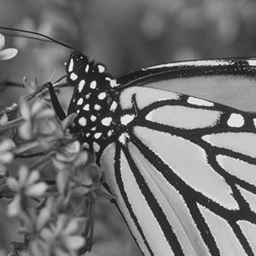
%> input picture Monarch.PNG, 256 x 256 px
$ octave Demo.m   (GNU Octave 9; MATLAB toolbox functions it lacks are replaced by stand-ins)
%> lines starting %> are read from the running program, lines starting %| are printed output that depends on the picture
### csnr.m
function s=csnr(A,B,row,col)

[n,m,ch]=size(A);

if ch==1
   e=A-B;
   e=e(row+1:n-row,col+1:m-col);
   me=mean(mean(e.^2));
   s=10*log10(255^2/me);
else
   e=A-B;
   e=e(row+1:n-row,col+1:m-col,:);
   e1=e(:,:,1);e2=e(:,:,2);e3=e(:,:,3);
   me1=mean(mean(e1.^2));
   me2=mean(mean(e2.^2));
   me3=mean(mean(e3.^2));
   mse=(me1+me2+me3)/3;
   s  = 10*log10(255^2/mse);
%    s(1)=10*log10(255^2/me1);
%    s(2)=10*log10(255^2/me2);
%    s(3)=10*log10(255^2/me3);
end


return;

### WRSC_GR_DeNoising.m
function [E_Img]   =  WRSC_GR_DeNoising( N_Img, O_Img, Par )


E_Img           = N_Img;                                                        % Estimated Image
[Height Width]  = size(E_Img);
TotalPatNum     = (Height-Par.patsize+1)*(Width-Par.patsize+1);                 %Total Patch Number in the image
Dim             = Par.patsize*Par.patsize;


[Neighbor_arr Num_arr Self_arr] =	NeighborIndex(N_Img, Par);                  % PreCompute the all the patch index in the searching window
            NL_mat              =   zeros(Par.patnum,length(Num_arr));          % NL Patch index matrix
            CurPat              =	zeros( Dim, TotalPatNum );
            Sigma_arr           =   zeros( 1, TotalPatNum);
            EPat                =   zeros( size(CurPat) );
            W                   =   zeros( size(CurPat) );
AllPSNR     =  zeros(1,Par.Iter );
for iter = 1 : Par.Iter
    E_Img             	=	E_Img + Par.delta*(N_Img - E_Img);
    [CurPat Sigma_arr]	=	Im2Patch( E_Img, N_Img, Par );                      % image to patch and estimate local noise variance

    if (mod(iter-1,Par.Innerloop)==0)
        Par.patnum = Par.patnum-10;                                             % Lower Noise level, less NL patches
        NL_mat  =  Block_matching(CurPat, Par, Neighbor_arr, Num_arr, Self_arr);% Caculate Non-local similar patches for each
        if(iter==1)
            Sigma_arr = Par.nSig * ones(size(Sigma_arr));                       % First Iteration use the input noise parameter
        end
    end

     [EPat, W]  =  PatEstimation( NL_mat, Self_arr, Sigma_arr, CurPat, Par );   % Estimate all the patches
     E_Img      =  Patch2Im( EPat, W, Par.patsize, Height, Width );
     AllPSNR(iter)  = csnr( O_Img, E_Img, 0, 0 );
     fprintf( 'Iter = %2.3f, PSNR = %2.2f \n', iter, AllPSNR(iter) );
     if iter>1
           if AllPSNR(iter) - AllPSNR(iter-1) <0
               break;
           end
     end

end
return;

### NeighborIndex.m
function  [Neighbor_arr Num_arr SelfIndex_arr]  =  NeighborIndex(im, par)
% This Function Precompute the all the patch indexes in the Searching window
% -Neighbor_arr is the array of neighbor patch indexes for each keypatch
% -Num_arr is array of the effective neighbor patch numbers for each keypatch
% -SelfIndex_arr is the index of keypatches in the total patch index array
SW      	=   par.SearchWin;
s           =   par.step;
TempR       =   size(im,1)-par.patsize+1;
TempC       =   size(im,2)-par.patsize+1;
R_GridIdx	=   [1:s:TempR];
R_GridIdx	=   [R_GridIdx R_GridIdx(end)+1:TempR];
C_GridIdx	=   [1:s:TempC];
C_GridIdx	=   [C_GridIdx C_GridIdx(end)+1:TempC];

Idx         =   (1:TempR*TempC);
Idx         =   reshape(Idx, TempR, TempC);
R_GridH     =   length(R_GridIdx);
C_GridW     =   length(C_GridIdx);

Neighbor_arr    =   int32(zeros(4*SW*SW,R_GridH*C_GridW));
Num_arr         =   int32(zeros(1,R_GridH*C_GridW));
SelfIndex_arr   =   int32(zeros(1,R_GridH*C_GridW));

for  i  =  1 : R_GridH
    for  j  =  1 : C_GridW
        OffsetR     =   R_GridIdx(i);
        OffsetC     =   C_GridIdx(j);
        Offset1  	=  (OffsetC-1)*TempR + OffsetR;
        Offset2   	=  (j-1)*R_GridH + i;

        top         =   max( OffsetR-SW, 1 );
        button      =   min( OffsetR+SW, TempR );
        left        =   max( OffsetC-SW, 1 );
        right       =   min( OffsetC+SW, TempC );

        NL_Idx     =   Idx(top:button, left:right);
        NL_Idx     =   NL_Idx(:);

        Num_arr(Offset2)  =  length(NL_Idx);
        Neighbor_arr(1:Num_arr(Offset2),Offset2)  =  NL_Idx;
        SelfIndex_arr(Offset2) = Offset1;
    end
end

### Im2Patch.m
function  [Y SigmaArr]  =  Im2Patch( E_Img,N_Img, par )
TotalPatNum = (size(E_Img,1)-par.patsize+1)*(size(E_Img,2)-par.patsize+1);                  %Total Patch Number in the image
Y           =   zeros(par.patsize*par.patsize, TotalPatNum, 'single');                      %Current Patches
N_Y         =   zeros(par.patsize*par.patsize, TotalPatNum, 'single');                      %Patches in the original noisy image
k           =   0;

for i  = 1:par.patsize
    for j  = 1:par.patsize
              k     =  k+1;
        E_patch     =  E_Img(i:end-par.patsize+i,j:end-par.patsize+j);
        N_patch     =  N_Img(i:end-par.patsize+i,j:end-par.patsize+j);
        Y(k,:)      =  E_patch(:)';
        N_Y(k,:)    =  N_patch(:)';
    end
end
 SigmaArr = par.lamada*sqrt(abs(repmat(par.nSig^2,1,size(Y,2))-mean((N_Y-Y).^2)));          %Estimated Local Noise Level

### ParSet.m
function  [par]=ParSet(nSig)

par.nSig      =   nSig;                                 % Variance of the noise image
par.SearchWin =   30;                                   % Non-local patch searching window
par.delta     =   0.1;                                  % Parameter between each iter
par.c         =   sqrt(2);                              % Constant num for the weight vector
par.Innerloop =   2;                                    % InnerLoop Num of between re-blockmatching
par.ReWeiIter =   3;
if nSig<=20
    par.patsize       =   6;                            % Patch size
    par.patnum        =   70;                           % Initial Non-local Patch number
    par.Iter          =   8;                            % total iter numbers
    par.lamada        =   0.54;                         % Noise estimete parameter
    par.mu            =   0.4;
    par.c1            =   0.7;
    par.hp            =   75;
elseif nSig <= 40
    par.patsize       =   7;
    par.patnum        =   90;
    par.Iter          =   15;
    par.lamada        =   0.56;
    par.mu            =   0.5;
    par.c1            =   0.6;
    par.hp            =   85;
elseif nSig<=60
    par.patsize       =   8;
    par.patnum        =   120;
    par.Iter          =   14;
    par.lamada        =   0.58;
    par.mu            =   0.8;
    par.c1            =   0.7;
    par.hp            =   95;
else
    par.patsize       =   9;
    par.patnum        =   140;
    par.Iter          =   14;
    par.lamada        =   0.58;
    par.mu            =   0.7;
    par.c1            =   0.8;
    par.hp            =   120;
end

par.step      =   floor((par.patsize)/2-1);
% Blockmatching and perform WNNM algorithm on all the patches in the image
% is time consuming, we just perform the blockmatching and WNNM on parts of
% patches in the image (we call these patches keypatch in explanatory notes)
% par.step is the step between each keypatch, smaller step will further
% improve the denoisng result

### Demo.m


    nSig  = 100;
    O_Img = double(imread('Monarch.png'));
%> O_Img: size 256x256 double; min 16, max 243, mean 112.9; mean of the top-left, top-right, bottom-left and bottom-right quarters 98.3, 111.7, 100.4, 141.1

    randn('seed', 0);
    N_Img = O_Img + nSig* randn(size(O_Img));                                   %Generate noisy image
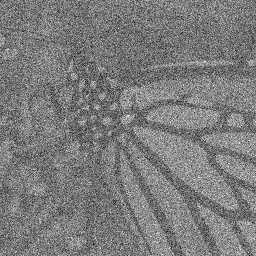
%> N_Img: size 256x256 double; min -358.7, max 610.1, mean 113.1; drawn with min black and max white
    PSNR  =  csnr( N_Img, O_Img, 0, 0 );
%> in csnr, `e=A-B;`:
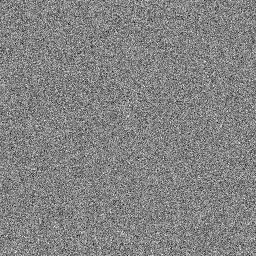
%> e: size 256x256 double; min -432.7, max 407.1, mean 0.3; drawn with min black and max white
%> in csnr, `me=mean(mean(e.^2));`: me = 9912.2
%> in csnr, `s=10*log10(255^2/me);`: s = 8.17
%> PSNR = 8.17
    fprintf( 'Noisy Image: nSig = %2.3f, PSNR = %2.2f \n\n\n', nSig, PSNR );
%| Noisy Image: nSig = 100.000, PSNR = 8.17

    Par   = ParSet(nSig);
    E_Img = WRSC_GR_DeNoising( N_Img, O_Img, Par );                                %WNNM denoisng function
%> in WRSC_GR_DeNoising, `[Neighbor_arr Num_arr Self_arr] =	NeighborIndex(N_Img, Par);`: Num_arr = 7056 values, max 3721 at index 851, min 961 at index 1, mean 3230; Self_arr = 7056 values from 1 to 61504
%> the run ends on the next line
